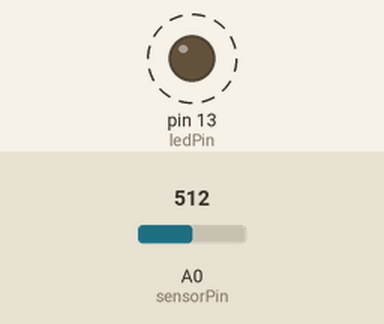
Simulated run of this sketch. Board: Arduino Uno, built with avr-gcc and run on an emulated ATmega328P. Parts: output pins drawn as LEDs (lit = HIGH). Dashed ring = blinking. Inputs (shaded band) come from the test bench; at power-on: A0 (sensorPin) = 512.

Above: at 1.8 s.
1.9 s: A0 (sensorPin) set to 0
At 3.1 s:
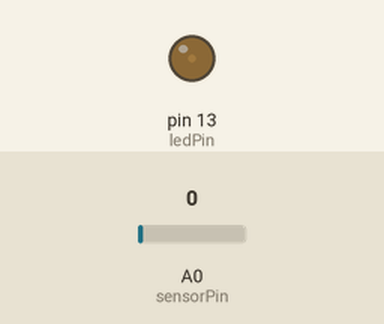
3.6 s: A0 (sensorPin) set to 122
At 3.9 s:
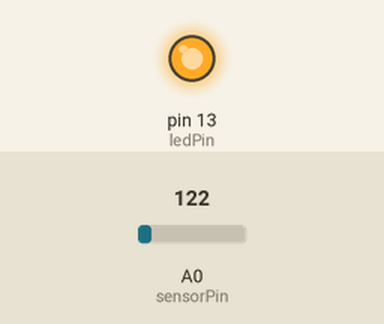
Timing chart, 0 to 13.1 s (numbered marks = the images above; inputs shaded):
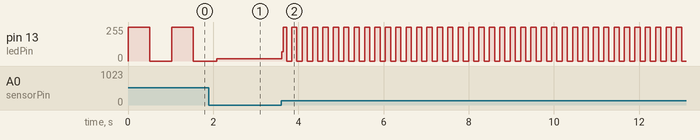

The sketch:

Latihan_02.ino
```cpp
/* Bluino Starter Shield
   Latihan 02 Membeaca Potensiometer

   Measure the position of a potentiometer and use it to
   control the blink rate of an LED. Turn the knob to make
   it blink faster or slower!

   Version 1.0 7/2017 MK
*/

int sensorPin = A0;   // The potentiometer is connected to analog pin 0
int ledPin = 13;      // The LED is connected to digital pin 13
int sensorValue;      // We declare another integer variable to store the value of the potentiometer

void setup() {        // this function runs once when the sketch starts up
  pinMode(ledPin, OUTPUT);
}

void loop() {        // this function runs repeatedly after setup() finishes
  sensorValue = analogRead(sensorPin);

  digitalWrite(ledPin, HIGH);     // Turn the LED on
  delay(sensorValue);             // Pause for sensorValue in milliseconds
  digitalWrite(ledPin, LOW);      // Turn the LED off
  delay(sensorValue);             // Pause for sensorValue in milliseconds
}
```

Measured:
- after the input at 3.6 s, pin 13 (ledPin): 16/255 → 69/255 at once, then moves between 0/255 and 255/255, repeating every 0.24 s
- by itself, pin 13 (ledPin): alternates 255/255 for 0.51 s and 0/255 for 0.51 s
